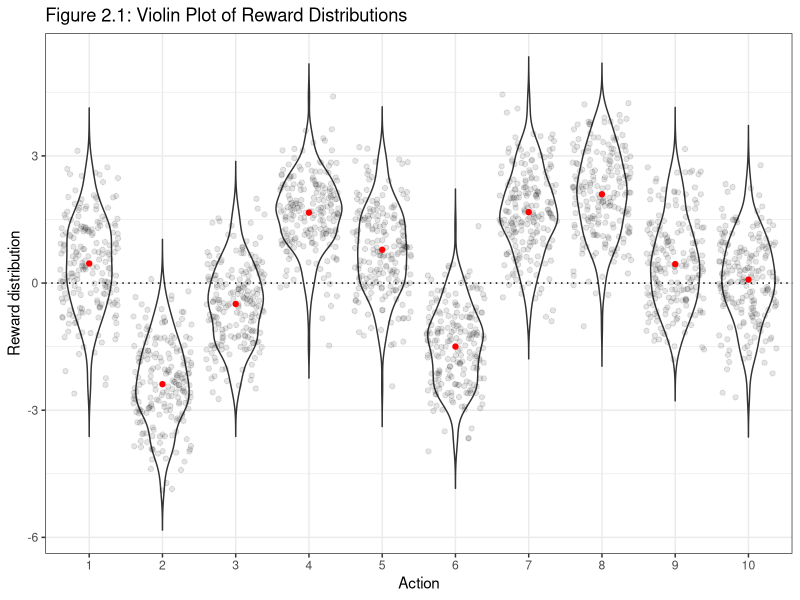
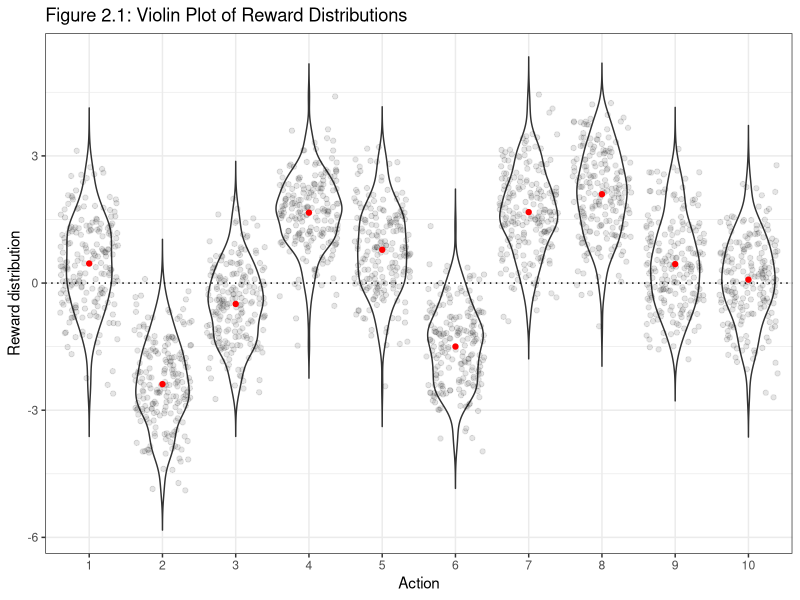

Reproduce these figures in R, in order. (Note: a time limit stopped this script after it produced the figures.)
library(R6)
library(ggplot2); theme_set(theme_bw())
library(patchwork)

# BaseBandit class ----
BaseBandit <- R6Class("BaseBandit",
  public = list(
    k_arm = NULL,
    eps = NULL,
    initial_q = NULL,
    true_q_mean = NULL,
    possible_actions = NULL,
    q_true = NULL,
    q_estimate = NULL,
    action_count = NULL,
    optimal_action_freq = NULL,
    
    initialize = function(k_arm = 10, eps = 0, initial_q = 0, true_q_mean = 0) {
      self$k_arm <- k_arm
      self$eps <- eps
      self$initial_q <- initial_q
      self$true_q_mean <- true_q_mean
      self$possible_actions <- 1:k_arm
      self$reset()
    },
    
    reset = function() {
      self$q_true <- rnorm(self$k_arm, mean = self$true_q_mean, sd = 1)
      self$q_estimate <- rep(self$initial_q, self$k_arm)
      self$action_count <- rep(0, self$k_arm)
      self$optimal_action_freq <- 0
    },
    
    act = function() {
      if (runif(1) < self$eps) {
        sample(self$possible_actions, 1)
      } else {
        which.max(self$q_estimate)
      }
    },
    
    reward = function(action) {
      rnorm(1, mean = self$q_true[action], sd = 1)
    },
    
    update_q = function(action, reward) {
      self$q_estimate[action] <- self$q_estimate[action] +
        1 / self$action_count[action] * (reward - self$q_estimate[action])
    },
    
    step = function() {
      action <- self$act()
      r <- self$reward(action)
      self$action_count[action] <- self$action_count[action] + 1
      self$update_q(action, r)
      if (action == which.max(self$q_true)) {
        self$optimal_action_freq <- self$optimal_action_freq +
          1 / sum(self$action_count) * (1 - self$optimal_action_freq)
      }
      list(action = action, reward = r)
    }
  )
)

# ExponentialAverageBandit class ----
ExponentialAverageBandit <- R6Class("ExponentialAverageBandit",
  inherit = BaseBandit,
  public = list(
    step_size = NULL,
    initialize = function(k_arm = 10, eps = 0, initial_q = 0, true_q_mean = 0, step_size = 0.1) {
      super$initialize(k_arm = k_arm, eps = eps, initial_q = initial_q, true_q_mean = true_q_mean)
      self$step_size <- step_size
    },
    update_q = function(action, reward) {
      self$q_estimate[action] <- self$q_estimate[action] + self$step_size * (reward - self$q_estimate[action])
    }
  )
)

# UCBBandit class ----
UCBBandit <- R6Class("UCBBandit",
  inherit = BaseBandit,
  public = list(
    c = NULL,
    initialize = function(k_arm = 10, eps = 0, initial_q = 0, true_q_mean = 0, c = 2) {
      super$initialize(k_arm = k_arm, eps = eps, initial_q = initial_q, true_q_mean = true_q_mean)
      self$c <- c
    },
    act = function() {
      if (runif(1) < self$eps) {
        sample(self$possible_actions, 1)
      } else {
        t <- sum(self$action_count) + 1
        # adding a small value to avoid division by zero
        q <- self$q_estimate + self$c * sqrt(log(t) / (self$action_count + 1e-6))
        which.max(q)
      }
    }
  )
)

# GradientBandit class ----
GradientBandit <- R6Class("GradientBandit",
  inherit = BaseBandit,
  public = list(
    baseline = NULL,
    step_size = NULL,
    average_reward = NULL,
    softmax = NULL,
    initialize = function(k_arm = 10, eps = 0, initial_q = 0, true_q_mean = 0,
                          baseline = TRUE, step_size = 0.1) {
      super$initialize(k_arm = k_arm, eps = eps, initial_q = initial_q, true_q_mean = true_q_mean)
      self$baseline <- baseline
      self$step_size <- step_size
      self$average_reward <- 0
    },
    act = function() {
      exp_est <- exp(self$q_estimate)
      self$softmax <- exp_est / sum(exp_est)
      sample(self$possible_actions, 1, prob = self$softmax)
    },
    update_q = function(action, reward) {
      self$average_reward <- self$average_reward +
        1 / sum(self$action_count) * (reward - self$average_reward)
      baseline_val <- if (self$baseline) self$average_reward else 0
      mask <- rep(0, self$k_arm)
      mask[action] <- 1
      self$q_estimate <- self$q_estimate + self$step_size * (reward - baseline_val) * (mask - self$softmax)
    }
  )
)

# Run bandits simulation ----
run_bandits <- function(bandits, n_runs, n_steps) {
  n_bandits <- length(bandits)
  rewards_array <- array(0, dim = c(n_bandits, n_runs, n_steps))
  optimal_action_freqs <- array(0, dim = c(n_bandits, n_runs, n_steps))
  
  for (b in seq_len(n_bandits)) {
    for (run in seq_len(n_runs)) {
      bandits[[b]]$reset()
      for (step in seq_len(n_steps)) {
        res <- bandits[[b]]$step()
        rewards_array[b, run, step] <- res$reward
        if (res$action == which.max(bandits[[b]]$q_true)) {
          optimal_action_freqs[b, run, step] <- 1
        }
      }
    }
  }
  
  avg_rewards <- apply(rewards_array, c(1, 3), mean)
  avg_optimal_action_freqs <- apply(optimal_action_freqs, c(1, 3), mean)
  
  list(avg_rewards = avg_rewards, avg_optimal_action_freqs = avg_optimal_action_freqs)
}

# Figure 2.1: Violin plot of reward distributions ----
fig_2_1 <- function() {
  set.seed(666)
  data_mat <- matrix(rnorm(200 * 10), ncol = 10)
  shifts <- rnorm(10)
  for (i in 1:10) {
    data_mat[, i] <- data_mat[, i] + shifts[i]
  }
  df <- data.frame(
    value = as.vector(data_mat),
    action = factor(rep(1:10, each = 200))
  )
  
  p <- ggplot(df, aes(x = action, y = value)) +
    geom_violin(trim = FALSE) +
    geom_jitter(alpha= 0.1) +
    stat_summary(fun = mean, geom = "point", color = "red") +
    geom_hline(yintercept = 0, linetype="dotted") +
    labs(x = "Action", y = "Reward distribution",
         title = "Figure 2.1: Violin Plot of Reward Distributions")
  
  print(p)
  fig_num <- "2_1"
  filename <- file.path(paste0("../figures/fig_", fig_num, ".png"))
  ggsave(filename = filename)
}

fig_2_1()

# Figure 2.2: Average performance of ε-greedy methods ----
# runs=2000, steps=1000
fig_2_2 <- function(runs = 2000, steps = 1000, epsilons = c(0, 0.01, 0.1)) {
  bandits <- lapply(epsilons, function(eps) BaseBandit$new(eps = eps))
  res <- run_bandits(bandits, runs, steps)
  avg_rewards <- res$avg_rewards  # rows: bandits, columns: steps
  avg_optimal <- res$avg_optimal_action_freqs
  
  df_rewards <- data.frame(
    step = rep(1:steps, times = length(epsilons)),
    avg_reward = as.vector(t(avg_rewards)),
    epsilon = factor(rep(epsilons, each = steps))
  )
  
  p1 <- ggplot(df_rewards, aes(x = step, y = avg_reward, colour = epsilon)) +
    geom_line() +
    labs(title = "Figure 2.2 (Top): Average Reward", x = "Steps", y = "Average Reward")
  
  df_optimal <- data.frame(
    step = rep(1:steps, times = length(epsilons)),
    optimal = as.vector(t(avg_optimal)),
    epsilon = factor(rep(epsilons, each = steps))
  )
  
  p2 <- ggplot(df_optimal, aes(x = step, y = optimal, colour = epsilon)) +
    geom_line() +
    labs(title = "Figure 2.2 (Bottom): % Optimal Action", x = "Steps", y = "% Optimal Action")
  
  print(p1 / p2)
  # print(p2)
  
  fig_num <- "2_2"
  filename <- file.path(paste0("../figures/fig_", fig_num, ".png"))
  ggsave(filename = filename, p2)

}

# Run the figures (they will be printed, not saved)
start.time <- Sys.time()
fig_2_2()
end.time <- Sys.time()
time.taken <- end.time - start.time
time.taken


# EXPERIMENT START PARALLEL ----
library(parallel)

# Updated run_bandits with parallel execution over runs ----
run_bandits <- function(bandits, n_runs, n_steps) {
  n_bandits <- length(bandits)
  rewards_array <- array(0, dim = c(n_bandits, n_runs, n_steps))
  optimal_action_freqs <- array(0, dim = c(n_bandits, n_runs, n_steps))
  
  # Determine the number of cores to use
  n_cores <- detectCores() - 1
  
  for (b in seq_len(n_bandits)) {
    # Parallel loop over runs for bandit b
    run_results <- mclapply(seq_len(n_runs), function(run) {
      bandits[[b]]$reset()
      rewards_run <- numeric(n_steps)
      optimal_run <- numeric(n_steps)
      for (step in seq_len(n_steps)) {
        res <- bandits[[b]]$step()
        rewards_run[step] <- res$reward
        if (res$action == which.max(bandits[[b]]$q_true)) {
          optimal_run[step] <- 1
        }
      }
      list(rewards = rewards_run, optimal = optimal_run)
    }, mc.cores = n_cores)
    
    # Collect the results from the parallel loop
    for (run in seq_len(n_runs)) {
      rewards_array[b, run, ] <- run_results[[run]]$rewards
      optimal_action_freqs[b, run, ] <- run_results[[run]]$optimal
    }
  }
  
  avg_rewards <- apply(rewards_array, c(1, 3), mean)
  avg_optimal_action_freqs <- apply(optimal_action_freqs, c(1, 3), mean)
  
  list(avg_rewards = avg_rewards, avg_optimal_action_freqs = avg_optimal_action_freqs)
}

# Figure 2.2: Average performance of ε-greedy methods using ggplot ----
fig_2_2 <- function(runs = 2000,
                    steps = 1000,
                    epsilons = c(0, 0.01, 0.1)) {
  bandits <- lapply(epsilons, function(eps) BaseBandit$new(eps = eps))
  res <- run_bandits(bandits, runs, steps)
  avg_rewards <- res$avg_rewards  # rows: bandits, columns: steps
  avg_optimal <- res$avg_optimal_action_freqs
  
  df_rewards <- data.frame(
    step = rep(1:steps, times = length(epsilons)),
    avg_reward = as.vector(t(avg_rewards)),
    epsilon = factor(rep(epsilons, each = steps))
  )
  
  p1 <- ggplot(df_rewards, aes(x = step, y = avg_reward, colour = epsilon)) +
    geom_line() +
    labs(title = "Figure 2.2 (Top): Average Reward", x = "Steps", y = "Average Reward")
  
  df_optimal <- data.frame(
    step = rep(1:steps, times = length(epsilons)),
    optimal = as.vector(t(avg_optimal)),
    epsilon = factor(rep(epsilons, each = steps))
  )
  
  p2 <- ggplot(df_optimal, aes(x = step, y = optimal, colour = epsilon)) +
    geom_line() +
    labs(title = "Figure 2.2 (Bottom): % Optimal Action", x = "Steps", y = "% Optimal Action")
  
  print(p1 / p2)
  print(p2)
  
  fig_num <- "2_2"
  filename <- file.path(paste0("../figures/fig_", fig_num, ".png"))
  ggsave(filename = filename, p2)
}

# Run the figure
start.time <- Sys.time()
fig_2_2()
end.time <- Sys.time()
time.taken <- end.time - start.time
time.taken

# EXPERIMENT END PARALLEL ----

# Figure 2.3: The effect of optimistic initial action-value estimates ----
# on the 10-armed testbed using exponential average bandits.
# Both methods use a constant step-size parameter, step_size = 0.1.
fig_2_3 <- function(runs = 2000, steps = 1000, epsilons = c(0, 0.1), initial_qs = c(5, 0)) {
  bandits <- list()
  for (i in seq_along(epsilons)) {
    bandits[[i]] <- ExponentialAverageBandit$new(eps = epsilons[i],
                                                 initial_q = initial_qs[i],
                                                 step_size = 0.1)
  }
  res <- run_bandits(bandits, runs, steps)
  avg_optimal <- res$avg_optimal_action_freqs  # matrix: rows=bandits, columns=steps
  
  # Create a dataframe for plotting
  df <- data.frame(
    step = rep(1:steps, times = length(epsilons)),
    optimal = as.vector(t(avg_optimal)),
    label = factor(rep(paste0("Q1 = ", initial_qs, ", eps = ", epsilons),
                       each = steps))
  )
  
  p <- ggplot(df, aes(x = step, y = optimal, colour = label)) +
    geom_line() +
    labs(title = "Figure 2.3: Optimistic Initial Action-Value Estimates",
         x = "Steps", y = "% Optimal Action")
  
  print(p)
  fig_num <- "2_3"
  filename <- file.path(paste0("../figures/fig_", fig_num, ".png"))
  ggsave(filename = filename)
}

start.time <- Sys.time()
fig_2_3()
end.time <- Sys.time()
time.taken <- end.time - start.time
time.taken
# Time difference of 1.791621 mins

# Figure 2.4: Average performance of UCB action selection vs. ε-greedy. ----
fig_2_4 <- function(runs = 2000, steps = 1000) {
  bandits <- list(
    UCBBandit$new(eps = 0, c = 2),
    BaseBandit$new(eps = 0.1)
  )
  res <- run_bandits(bandits, runs, steps)
  avg_optimal <- res$avg_optimal_action_freqs
  
  # Create labels for the two methods
  labels <- c(paste("UCB c =", bandits[[1]]$c),
              paste("ε-greedy ε =", bandits[[2]]$eps))
  
  df <- data.frame(
    step = rep(1:steps, times = 2),
    optimal = as.vector(t(avg_optimal)),
    label = factor(rep(labels, each = steps))
  )
  
  p <- ggplot(df, aes(x = step, y = optimal, colour = label)) +
    geom_line() +
    labs(title = "Figure 2.4: UCB vs. ε-greedy Performance",
         x = "Steps", y = "% Optimal Action")
  
  print(p)
  fig_num <- "2_4"
  filename <- file.path(paste0("../figures/fig_", fig_num, ".png"))
  ggsave(filename = filename)
}

start.time <- Sys.time()
fig_2_4()
end.time <- Sys.time()
time.taken <- end.time - start.time
time.taken

# Figure 2.5: Average performance of the gradient bandit algorithm with and without a reward baseline. -----
fig_2_5 <- function(runs = 2000, steps = 1000) {
  bandits <- list(
    GradientBandit$new(step_size = 0.1, true_q_mean = 4, baseline = TRUE),
    GradientBandit$new(step_size = 0.4, true_q_mean = 4, baseline = TRUE),
    GradientBandit$new(step_size = 0.1, true_q_mean = 4, baseline = FALSE),
    GradientBandit$new(step_size = 0.4, true_q_mean = 4, baseline = FALSE)
  )
  res <- run_bandits(bandits, runs, steps)
  avg_optimal <- res$avg_optimal_action_freqs
  
  # Create labels based on bandit parameters
  labels <- sapply(bandits, function(b) {
    paste("step_size =", b$step_size, ", baseline =", b$baseline)
  })
  
  df <- data.frame(
    step = rep(1:steps, times = length(bandits)),
    optimal = as.vector(t(avg_optimal)),
    label = factor(rep(labels, each = steps))
  )
  
  p <- ggplot(df, aes(x = step, y = optimal, colour = label)) +
    geom_line() +
    labs(title = "Figure 2.5: Gradient Bandit Performance",
         x = "Steps", y = "% Optimal Action")
  
  print(p)
  
  fig_num <- "2_5"
  filename <- file.path(paste0("../figures/fig_", fig_num, ".png"))
  ggsave(filename = filename)
}

start.time <- Sys.time()
fig_2_5()
end.time <- Sys.time()
time.taken <- end.time - start.time
time.taken
# Time difference of 5.332234 mins

# Figure 2.6: Parameter study performance ----
fig_2_6 <- function(runs = 2000, steps = 1000) {
  labels <- c("epsilon-greedy", "gradient bandit", "UCB", "optimistic initialization")

  params_list <- list(
    seq(-7, -2),  # epsilon-greedy: varying epsilon = 2^x
    seq(-5, 1),   # gradient bandit: varying step_size = 2^x
    seq(-4, 3),   # UCB: varying c = 2^x
    seq(-2, 2)    # optimistic initialization: varying initial_q = 2^x
  )
  
  # Define generator functions for each algorithm.
  # Note: Our BaseBandit uses sample averages (epsilon-greedy) by default.
  generators <- list(
    function(x) BaseBandit$new(eps = x),                      # epsilon-greedy: vary epsilon
    function(x) GradientBandit$new(step_size = x, baseline = TRUE),  # gradient bandit: vary step_size
    function(x) UCBBandit$new(eps = 0, c = x),                # UCB: vary c
    function(x) BaseBandit$new(eps = 0, initial_q = x)        # optimistic initialization: vary initial_q
  )
  
  # Create a list of bandit instances for all parameter values.
  bandits <- list()
  for(i in seq_along(generators)) {
    for(exp_val in params_list[[i]]) {
      # Convert exponent to actual parameter value: parameter = 2^(exponent)
      param_val <- 2^exp_val
      bandits[[length(bandits) + 1]] <- generators[[i]](param_val)
    }
  }
  
  # Run simulation for all bandits.
  # Our run_bandits returns a list with avg_rewards (matrix: bandit x steps).
  res <- run_bandits(bandits, runs, steps)
  avg_rewards <- res$avg_rewards
  # For each bandit, compute average reward across all steps.
  rewards <- apply(avg_rewards, 1, mean)
  
  # Build a data frame grouping results by algorithm.
  df <- data.frame()
  idx <- 1
  for(i in seq_along(labels)) {
    l <- length(params_list[[i]])
    exponents <- params_list[[i]]
    rewards_group <- rewards[idx:(idx + l - 1)]
    df <- rbind(df, data.frame(
      exponent = exponents,
      avg_reward = rewards_group,
      algorithm = labels[i]
    ))
    idx <- idx + l
    print("index:", idx)
  }
  
  p <- ggplot(df, aes(x = exponent, y = avg_reward, colour = algorithm)) +
    geom_line() +
    geom_point() +
    labs(title = "Figure 2.6: Parameter Study Performance",
         x = "Parameter exponent (x where parameter = 2^x)",
         y = "Average Reward per Step")
  
  print(p)
  
  print(p)
  fig_num <- "2_6"
  filename <- file.path(paste0("../figures/fig_", fig_num, ".png"))
  ggsave(filename = filename)
  
  return(df)
}

start.time <- Sys.time()
fig_2_6(runs = 2000, steps = 1000)
end.time <- Sys.time()
time.taken <- end.time - start.time
time.taken

# Time difference of 51.49427 mins
# 
#  exponent avg_reward                 algorithm
# 1        -7  1.1689944            epsilon-greedy
# 2        -6  1.2582153            epsilon-greedy
# 3        -5  1.3112762            epsilon-greedy
# 4        -4  1.3427151            epsilon-greedy
# 5        -3  1.2789476            epsilon-greedy
# 6        -2  1.1132311            epsilon-greedy
# 7        -5  1.0897209           gradient bandit
# 8        -4  1.2640124           gradient bandit
# 9        -3  1.3391458           gradient bandit
# 10       -2  1.4197588           gradient bandit
# 11       -1  1.3661293           gradient bandit
# 12        0  1.2600573           gradient bandit
# 13        1  1.1043205           gradient bandit
# 14       -4  1.4129722                       UCB
# 15       -3  1.4097353                       UCB
# 16       -2  1.4224734                       UCB
# 17       -1  1.4680971                       UCB
# 18        0  1.4752659                       UCB
# 19        1  1.3938571                       UCB
# 20        2  1.1861562                       UCB
# 21        3  0.7776442                       UCB
# 22       -2  1.1566112 optimistic initialization
# 23       -1  1.2467735 optimistic initialization
# 24        0  1.3614493 optimistic initialization
# 25        1  1.4161803 optimistic initialization
# 26        2  1.3679475 optimistic initialization
